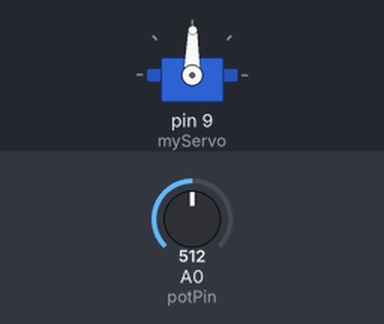
Recording of a sketch running on a simulated Arduino Uno, built with avr-gcc and run on an emulated ATmega328P. Shown: servo. Inputs (shaded band) come from the test bench; at power-on: A0 (potPin) = 512. What the sketch prints to the serial monitor is not drawn.

Above: at 1.2 s.
1.3 s: A0 (potPin) set to 716
At 1.6 s:
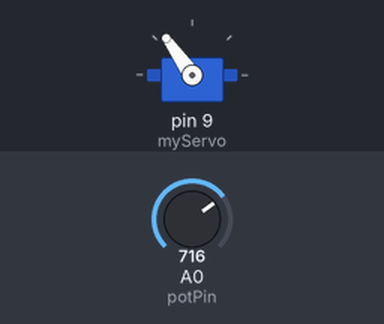
2.8 s: A0 (potPin) set to 900
At 4.0 s:
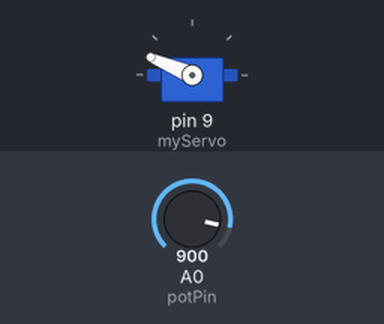
4.3 s: A0 (potPin) set to 1023
At 5.0 s:
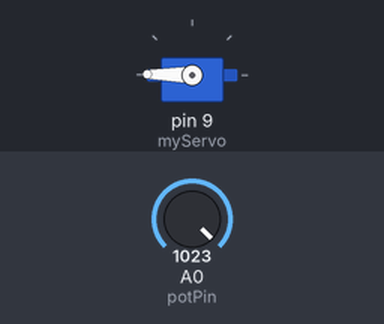
5.8 s: A0 (potPin) set to 306
At 6.4 s:
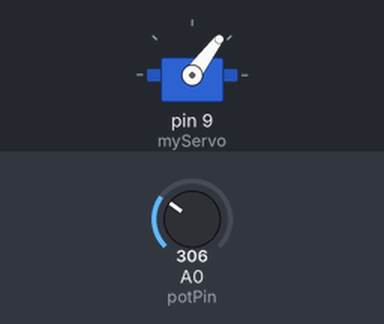
7.3 s: A0 (potPin) set to 122
At 7.7 s:
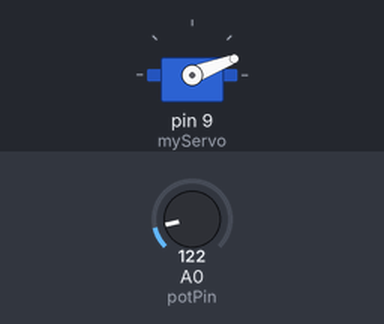
8.8 s: A0 (potPin) set to 511
At 9.6 s:
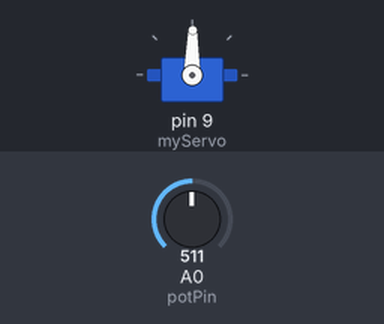
Timing chart, 0 to 11.3 s (numbered marks = the images above; inputs shaded):
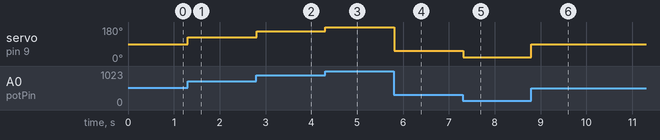

Measured:
- after the input at 1.3 s, servo on pin 9 (myServo): 89° → 125° at once
- after the input at 2.8 s, servo on pin 9 (myServo): 125° → 157° at once
- after the input at 4.3 s, servo on pin 9 (myServo): 157° → 179° at once
- after the input at 5.8 s, servo on pin 9 (myServo): 179° → 53° at once
- after the input at 7.3 s, servo on pin 9 (myServo): 53° → 21° at once
- after the input at 8.8 s, servo on pin 9 (myServo): 21° → 89° at once

The sketch:

p_5_indicateur_servomoteur.ino
```cpp
#include <Servo.h>

Servo myServo;

int const potPin = A0;
int potval;
int angle;

void setup() {
  myServo.attach(9);
  Serial.begin(96000);
}

void loop() {
  potval = analogRead(potPin);

  angle = map(potval, 0, 1023 , 0, 179);
  Serial.print(angle);

  myServo.write(angle);
  delay(15);
}
```
